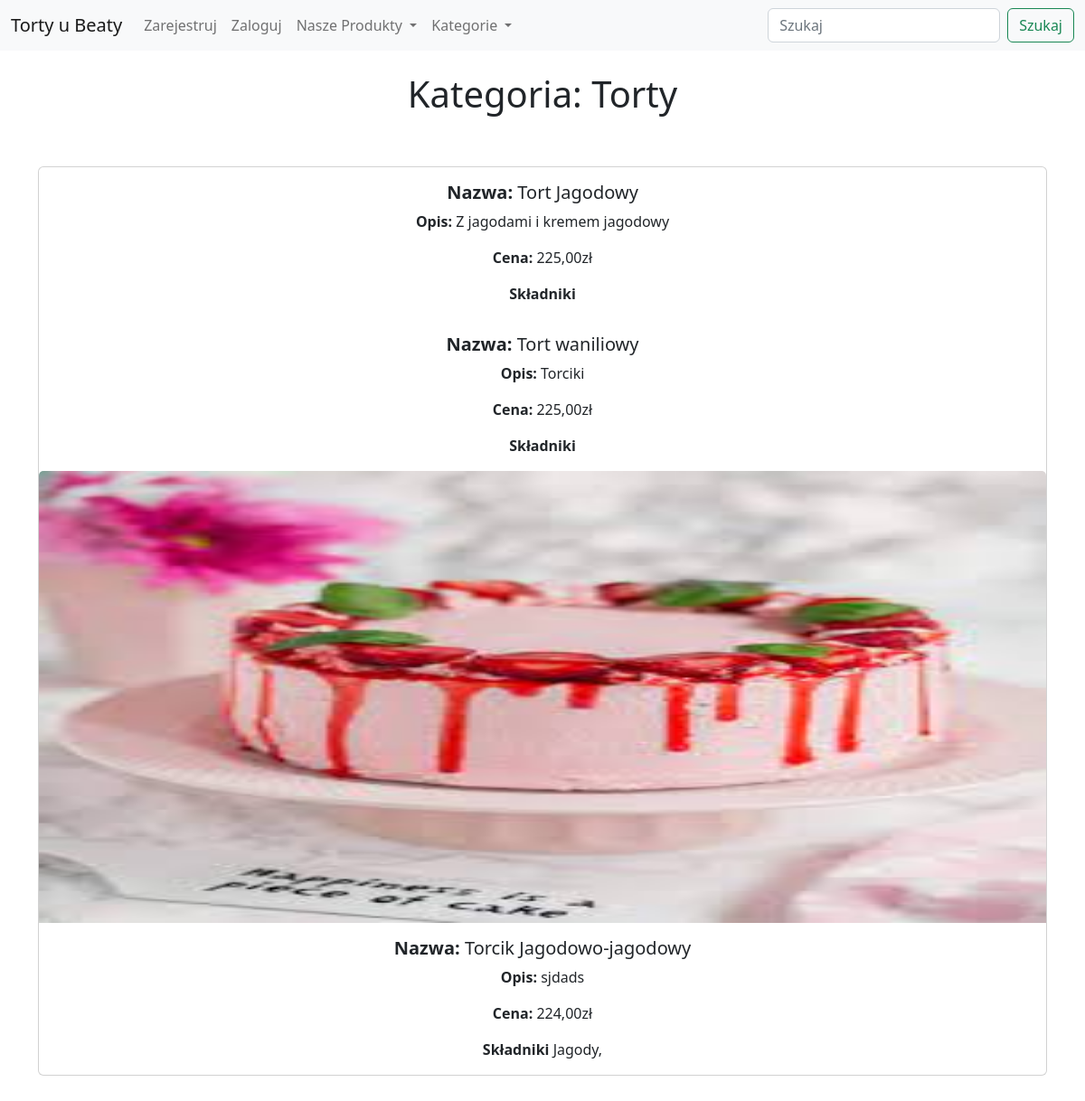
/show_category/1/, run on the app's committed database.
### Cakes/models.py (models this page shows, shortened)
class Category(models.Model):
    name = models.CharField(max_length=100, unique=True)
    def __str__(self):
        return self.name

class Product(models.Model):
    category = models.ForeignKey(Category, on_delete=models.CASCADE, default=True, null=True)
    name = models.CharField(max_length=200)
    description = models.TextField(blank=True)
    estimated_price = models.DecimalField(max_digits=6, decimal_places=2)
    product_image = models.ImageField(null=True, blank=True, upload_to="images/")
    ingredients_list = models.ManyToManyField(Ingredients, blank=True)

class Ingredients(models.Model):
    name = models.CharField(max_length=100)
    description = models.TextField(blank=True)
    def __str__(self):
        return self.name

### Cakes/views.py (the view)
# urls.py: path('show_category/<category_id>/', Show_categoryView, name='show-category'),
def Show_categoryView(request, category_id):
    categories = Product.objects.filter(category=category_id)
    category = Category.objects.get(pk=category_id)
    context = {'categories': categories,
               'category': category,
               }
    return render(request, 'Shop/Show_category.html', context)

### Cakes/templates/Shop/Show_category.html
{% extends 'Shop/base.html' %}
{% block content %}
<center>
       <h1>Kategoria: {{ category }}</h1>
        <br/><br/>
    <div class="card mb-3">
        {% for category in categories %}
            {% if category.product_image %}
          <img src="{{ category.product_image.url }}" class="card-img-top" alt="..." width="300px" height="500px">
            {% endif %}
          <div class="card-body">
            <h5 class="card-title"><strong>Nazwa: </strong>{{ category.name }}</h5>
            <p class="card-text"><strong>Opis: </strong>{{ category.description }}<br/></p>
            <p class="card-text"><strong>Cena: </strong>{{ category.estimated_price }}zł</p>
              <p class="card-text"><strong>Składniki</strong>
                  {% for inredients in category.ingredients_list.all %}
                    {{ inredients }},
                  {% endfor %}</p>
          </div>
        {% endfor %}
    </div><br/><br/>
</center>
{% endblock %}

### Cakes/templates/Shop/base.html (shortened to what this page needs)
<!doctype html>
<html lang="en">
  <head>
    <link href="https://cdn.jsdelivr.net/npm/bootstrap@5.2.0/dist/css/bootstrap.min.css" rel="stylesheet">
  </head>
  <body>
     {% include 'Shop/navbar.html' %}
    <br/>
    <div class="container">
      {% block content %}
      {% endblock %}
    </div>
  </body>
</html>

### Cakes/templates/Shop/navbar.html (shortened to what this page needs)
<nav class="navbar navbar-expand-lg bg-light">
  <div class="container-fluid">
    <a class="navbar-brand" href="{% url 'home' %}">Torty u Beaty </a>
    <div class="collapse navbar-collapse" id="navbarSupportedContent">
      <ul class="navbar-nav me-auto mb-2 mb-lg-0">
        {% if user.is_authenticated %}
        <li class="nav-item">
          <a class="nav-link" href="{% url 'logout' %}">Cześć {{ user }}! Wyloguj</a>
        </li>
        {% else %}
        <li class="nav-item">
          <a class="nav-link" href="{% url 'register_user' %}">Zarejestruj</a>
        </li>
        <li class="nav-item">
          <a class="nav-link" href="{% url 'login' %}">Zaloguj</a>
        </li>
        {% endif %}
          <li class="nav-item dropdown">
          <a class="nav-link dropdown-toggle" href="#" role="button" data-bs-toggle="dropdown" aria-expanded="false">
            Nasze Produkty
          </a>
          <li class="nav-item dropdown">
          <a class="nav-link dropdown-toggle" href="#" role="button" data-bs-toggle="dropdown" aria-expanded="false">
            Kategorie
          </a>
          </ul>
      <form class="d-flex" method="post" action="{% url 'search-product-list' %}">
        <input class="form-control me-2" type="search" placeholder="Szukaj" aria-label="Search" name="searched">
        <button class="btn btn-outline-success" type="submit">Szukaj</button>
      </form>
    </div>
  </div>
</nav>

### data on the page
Category: name "Torty"
Product: name "Tort Jagodowy", description "Z jagodami i kremem jagodowy", estimated_price "225,00"
Product: name "Tort waniliowy", description "Torciki", estimated_price "225,00"
Product: product_image (picture), name "Torcik Jagodowo-jagodowy", description "sjdads", estimated_price "224,00"
Ingredients: name "Jagody"
